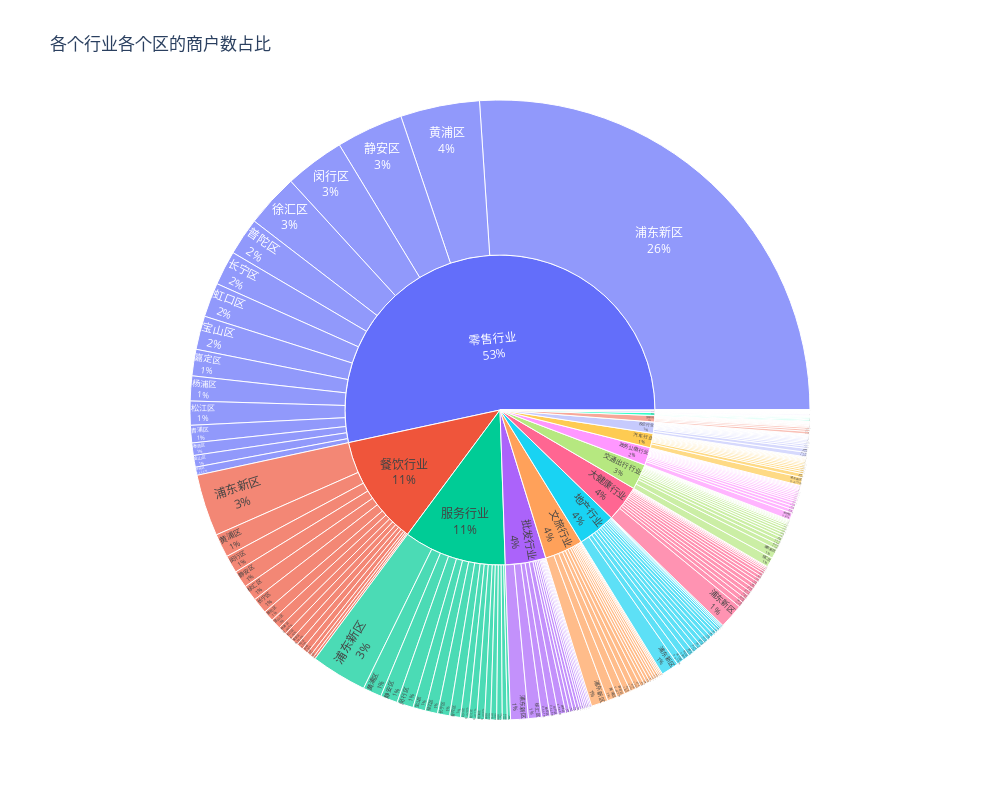

Here is the notebook cell this chart was saved with:
### Code cell
figN1=px.sunburst(
    industryMerchantsData,
    path=["行业","区"],
    values="商户数",
    title="各个行业各个区的商户数占比",
    )
figN1.update_traces(textinfo="label+percent entry").update_layout(autosize=False,height=800,width=1000).show()

### Figure 1 — Plotly figure (JSON) as saved in the notebook; plotly's stock layout.template omitted (floating-point values rounded to 4 significant figures; data arrays with more than 128 entries replaced by an {"elided": "..."} marker saying what was removed)
{"data": [{"branchvalues": "total", "domain": {"x": [0, 1], "y": [0, 1]}, "hovertemplate": "labels=%{label}<br>商户数=%{value}<br>parent=%{parent}<br>id=%{id}<extra></extra>", "ids": {"elided": "255 str values"}, "labels": {"elided": "255 str values"}, "name": "", "parents": {"elided": "255 str values"}, "textinfo": "label+percent entry", "type": "sunburst", "values": {"elided": "255 int values"}}], "layout": {"autosize": false, "height": 800, "legend": {"tracegroupgap": 0}, "title": {"text": "各个行业各个区的商户数占比"}, "width": 1000}}
